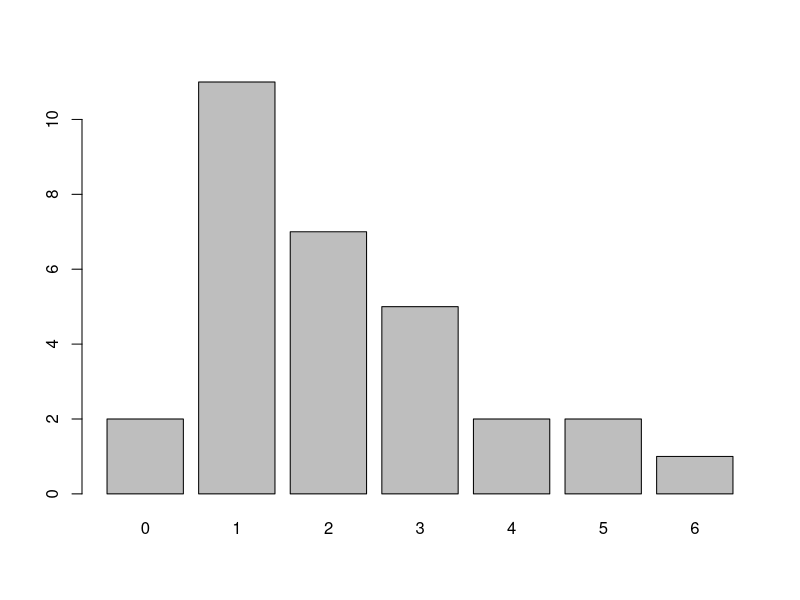

Recreate this plot in R.
#Page no 209

variates<-c(2,1,1,1,1,5,1,1,3,0,2,1,1,3,4,
            2,1,2,2,6,5,2,3,2,4,1,3,1,3,0)
j<-c(0,1,2,3,4,5,6)
total<-length(variates)
count<-c(2,11,7,5,2,2,1)
p<-round(count/total,3)
j
p
barplot(count,names.arg = j)
